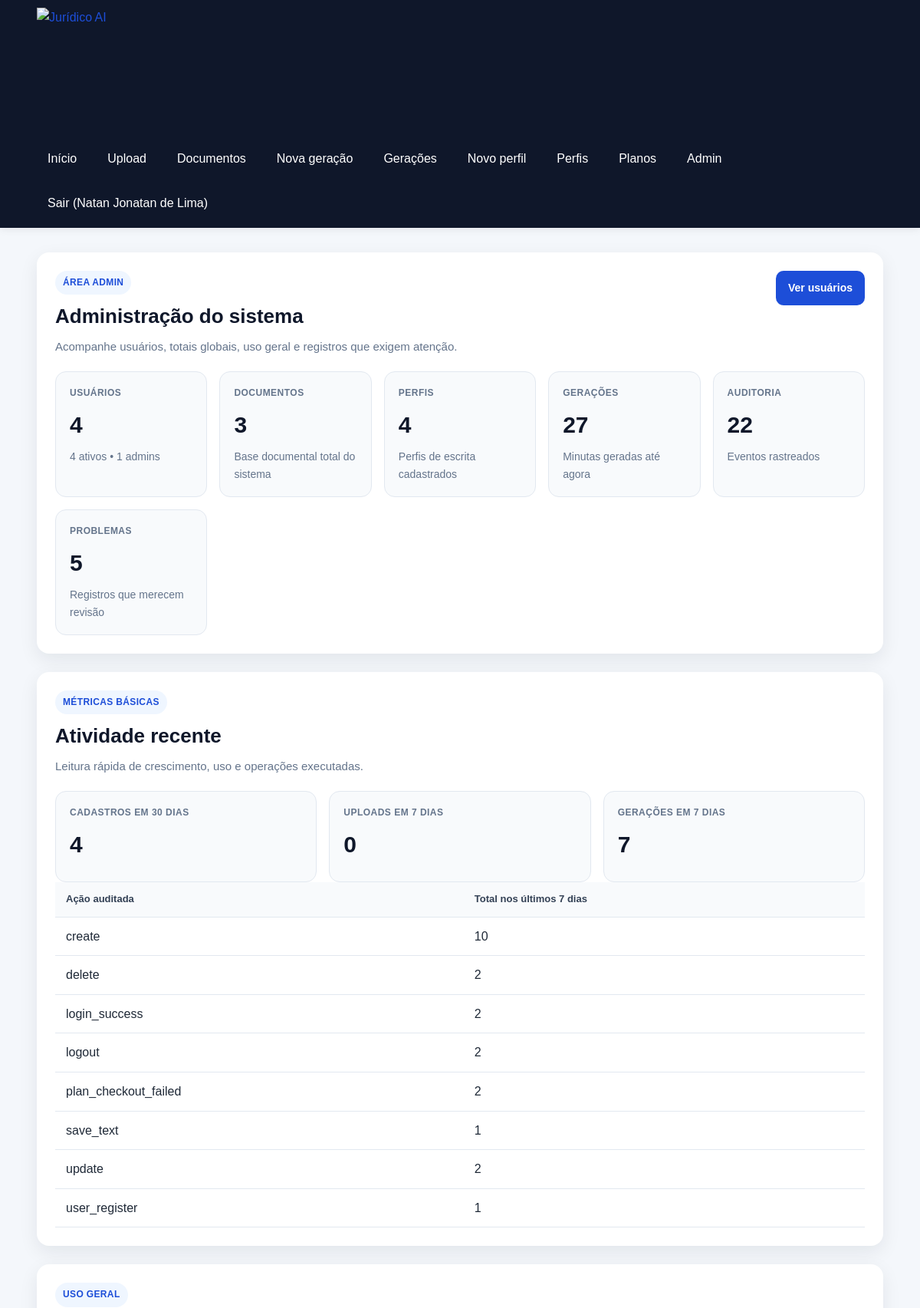
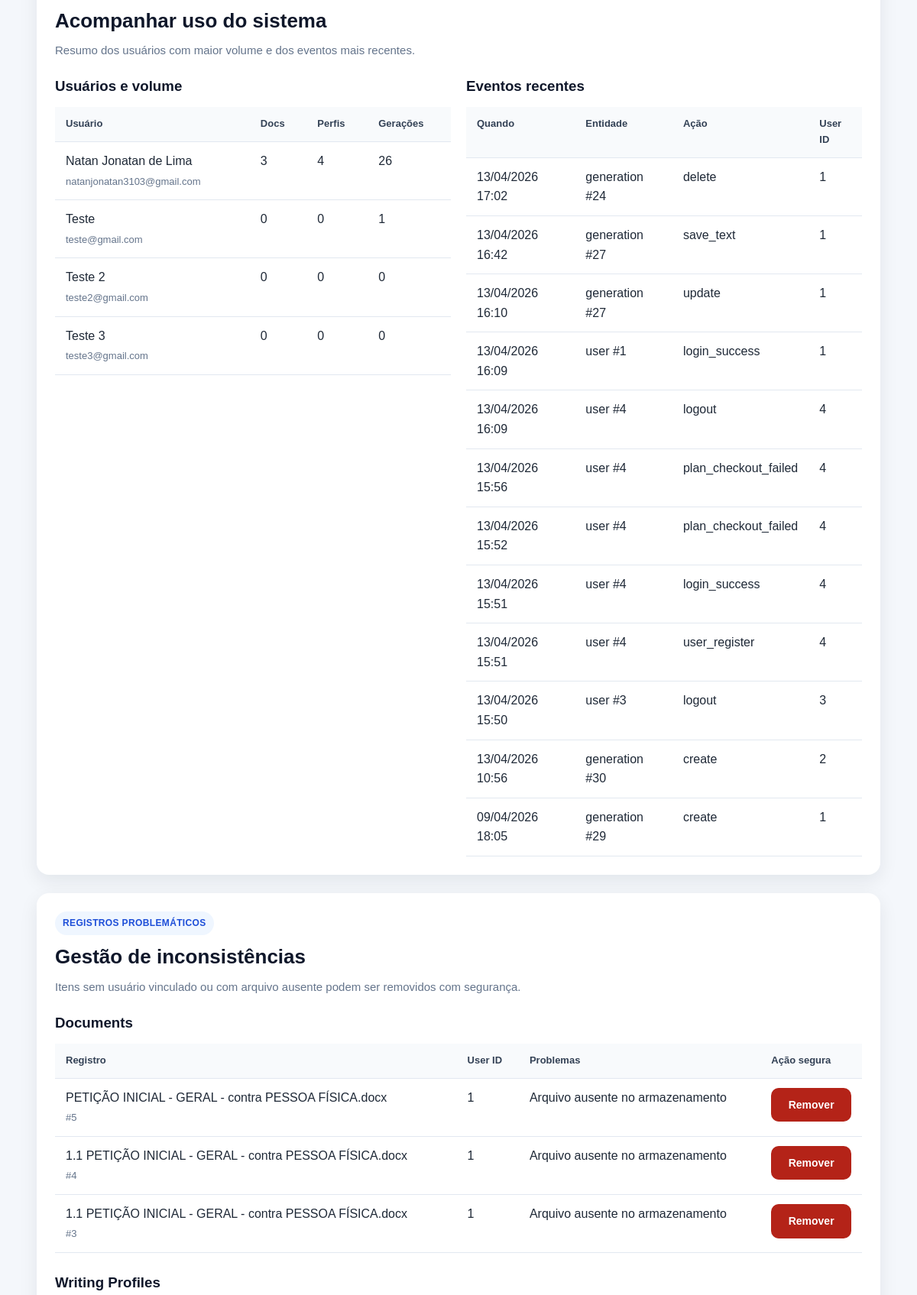
The page /admin (signed in, upper part) on the database its author committed (2 pictures, top to bottom).
### app/models/user.py (models this page shows, shortened)
class User(Base):
    __tablename__ = "users"
    id = Column(Integer, primary_key=True, index=True)
    full_name = Column(String(150), nullable=False)
    email = Column(String(255), nullable=False, unique=True, index=True)
    password_hash = Column(String(255), nullable=False)
    is_active = Column(Boolean, default=True, nullable=False)
    is_admin = Column(Boolean, default=False, nullable=False)
    plan_slug = Column(String(50), default="free", nullable=False, index=True)
    created_at = Column(DateTime, default=agora_brasil, nullable=False, index=True)
    updated_at = Column(DateTime, default=agora_brasil, onupdate=agora_brasil, nullable=False)

### app/models/audit_log.py (models this page shows, shortened)
class AuditLog(Base):
    __tablename__ = "audit_logs"
    id = Column(Integer, primary_key=True, index=True)
    user_id = Column(Integer, ForeignKey("users.id", ondelete="CASCADE"), nullable=True, index=True)
    entity_type = Column(String(50), nullable=False, index=True)
    entity_id = Column(Integer, nullable=False, index=True)
    action = Column(String(50), nullable=False, index=True)
    entity_version = Column(Integer, nullable=False, default=1)
    payload = Column(Text, nullable=False)
    created_at = Column(DateTime, default=agora_brasil, nullable=False, index=True)

### app/models/document.py (models this page shows, shortened)
class Document(Base):
    __tablename__ = "documents"
    id = Column(Integer, primary_key=True, index=True)
    original_filename = Column(String(255), nullable=False, index=True)
    saved_filename = Column(String(255), nullable=False)
    file_path = Column(String(500), nullable=False)
    file_type = Column(String(20), nullable=False, index=True)
    extracted_text = Column(Text, nullable=False)
    user_id = Column(Integer, ForeignKey("users.id", ondelete="CASCADE"), nullable=True, index=True)
    tags = Column(Text, nullable=True)
    is_favorite = Column(Boolean, default=False, nullable=False)
    status = Column(String(100), nullable=True)
    version = Column(Integer, default=1, nullable=False)
    created_at = Column(DateTime, default=agora_brasil, nullable=False)
    updated_at = Column(DateTime, default=agora_brasil, onupdate=agora_brasil, nullable=False)
    deleted_at = Column(DateTime, nullable=True, index=True)
    generations = relationship(
        "Generation",
        secondary=generation_documents,
        back_populates="documents",
        passive_deletes=True,
    )
    user = relationship("User", passive_deletes=True)

### app/routers/admin.py (the view)
@router.get("")
def admin_dashboard(
    request: Request,
    db: Session = Depends(get_db),
    admin: User = Depends(get_admin_user),
):
    totais = obter_totais_sistema(db)
    metricas = obter_metricas_basicas_admin(db)
    uso_geral = obter_uso_geral_sistema(db)
    problematicos = listar_registros_problematicos(db)
    totais_problematicos = sum(len(itens) for itens in problematicos.values())
    return templates.TemplateResponse(
        "admin_dashboard.html",
        {
            "request": request,
            "title": "Administração do sistema",
            "admin": admin,
            "totais": totais,
            "metricas": metricas,
            "uso_geral": uso_geral,
            "problematicos": problematicos,
            "totais_problematicos": totais_problematicos,
            "sucesso": request.query_params.get("sucesso"),
            "erro": request.query_params.get("erro"),
        },
    )

### app/templates/admin_dashboard.html (shortened to what this page needs)
{% extends "base.html" %}
{% block content %}
<section class="card">
    <div class="cabecalho-pagina">
        <div>
            <span class="etiqueta-secao">Área admin</span>
            <h2>Administração do sistema</h2>
            <p class="texto-suave">
                Acompanhe usuários, totais globais, uso geral e registros que exigem atenção.
            </p>
        </div>
        <div class="acoes-topo">
            <a class="botao" href="/admin/users">Ver usuários</a>
        </div>
    </div>
    <div class="admin-grid-resumo">
        <article class="admin-card-resumo">
            <span class="admin-card-label">Usuários</span>
            <strong>{{ totais.usuarios }}</strong>
            <p>{{ totais.usuarios_ativos }} ativos • {{ totais.admins }} admins</p>
        </article>
        <article class="admin-card-resumo">
            <span class="admin-card-label">Documentos</span>
            <strong>{{ totais.documentos }}</strong>
            <p>Base documental total do sistema</p>
        </article>
        <article class="admin-card-resumo">
            <span class="admin-card-label">Perfis</span>
            <strong>{{ totais.perfis }}</strong>
            <p>Perfis de escrita cadastrados</p>
        </article>
        <article class="admin-card-resumo">
            <span class="admin-card-label">Gerações</span>
            <strong>{{ totais.geracoes }}</strong>
            <p>Minutas geradas até agora</p>
        </article>
        <article class="admin-card-resumo">
            <span class="admin-card-label">Auditoria</span>
            <strong>{{ totais.auditorias }}</strong>
            <p>Eventos rastreados</p>
        </article>
        <article class="admin-card-resumo">
            <span class="admin-card-label">Problemas</span>
            <strong>{{ totais_problematicos }}</strong>
            <p>Registros que merecem revisão</p>
        </article>
    </div>
</section>
<section class="card">
    <div class="cabecalho-pagina">
        <div>
            <span class="etiqueta-secao">Métricas básicas</span>
            <h2>Atividade recente</h2>
            <p class="texto-suave">Leitura rápida de crescimento, uso e operações executadas.</p>
        </div>
    </div>
    <div class="admin-grid-resumo">
        <article class="admin-card-resumo">
            <span class="admin-card-label">Cadastros em 30 dias</span>
            <strong>{{ metricas.cadastros_30_dias }}</strong>
        </article>
        <article class="admin-card-resumo">
            <span class="admin-card-label">Uploads em 7 dias</span>
            <strong>{{ metricas.uploads_7_dias }}</strong>
        </article>
        <article class="admin-card-resumo">
            <span class="admin-card-label">Gerações em 7 dias</span>
            <strong>{{ metricas.geracoes_7_dias }}</strong>
        </article>
    </div>
    <div class="admin-table-wrapper">
        <table class="tabela-admin">
            <thead>
                <tr>
                    <th>Ação auditada</th>
                    <th>Total nos últimos 7 dias</th>
                </tr>
            </thead>
            <tbody>
                {% if metricas.acoes_auditoria_7_dias %}
                    {% for item in metricas.acoes_auditoria_7_dias %}
                        <tr>
                            <td>{{ item.acao }}</td>
                            <td>{{ item.total }}</td>
                        </tr>
                    {% endfor %}
                {% else %}
                    <tr>
                        <td colspan="2">Nenhuma atividade auditada recente.</td>
                    </tr>
                {% endif %}
            </tbody>
        </table>
    </div>
</section>
<section class="card">
    <div class="cabecalho-pagina">
        <div>
            <span class="etiqueta-secao">Uso geral</span>
            <h2>Acompanhar uso do sistema</h2>
            <p class="texto-suave">Resumo dos usuários com maior volume e dos eventos mais recentes.</p>
        </div>
    </div>
    <div class="admin-grid-duplo">
        <div>
            <h3 class="admin-subtitulo">Usuários e volume</h3>
            <div class="admin-table-wrapper">
                <table class="tabela-admin">
                    <thead>
                        <tr>
                            <th>Usuário</th>
                            <th>Docs</th>
                            <th>Perfis</th>
                            <th>Gerações</th>
                        </tr>
                    </thead>
                    <tbody>
                        {% for usuario in uso_geral.usuarios %}
                            <tr>
                                <td>{{ usuario.full_name }}<br><span class="texto-pequeno">{{ usuario.email }}</span></td>
                                <td>{{ usuario.documentos }}</td>
                                <td>{{ usuario.perfis }}</td>
                                <td>{{ usuario.geracoes }}</td>
                            </tr>
                        {% endfor %}
                    </tbody>
                </table>
            </div>
        </div>
        <div>
            <h3 class="admin-subtitulo">Eventos recentes</h3>
            <div class="admin-table-wrapper">
                <table class="tabela-admin">
                    <thead>
                        <tr>
                            <th>Quando</th>
                            <th>Entidade</th>
                            <th>Ação</th>
                            <th>User ID</th>
                        </tr>
                    </thead>
                    <tbody>
                        {% if uso_geral.eventos_recentes %}
                            {% for evento in uso_geral.eventos_recentes %}
                                <tr>
                                    <td>{{ evento.created_at.strftime("%d/%m/%Y %H:%M") if evento.created_at else "-" }}</td>
                                    <td>{{ evento.entity_type }} #{{ evento.entity_id }}</td>
                                    <td>{{ evento.action }}</td>
                                    <td>{{ evento.user_id or "-" }}</td>
                                </tr>
                            {% endfor %}
                        {% else %}
                            <tr>
                                <td colspan="4">Nenhum evento recente.</td>
                            </tr>
                        {% endif %}
                    </tbody>
                </table>
            </div>
        </div>
    </div>
</section>
<section class="card">
    <div class="cabecalho-pagina">
        <div>
            <span class="etiqueta-secao">Registros problemáticos</span>
            <h2>Gestão de inconsistências</h2>
            <p class="texto-suave">Itens sem usuário vinculado ou com arquivo ausente podem ser removidos com segurança.</p>
        </div>
    </div>
    {% for chave, itens in problematicos.items() %}
        <div class="admin-problemas-bloco">
            <h3 class="admin-subtitulo">{{ chave.replace("_", " ").title() }}</h3>
            <div class="admin-table-wrapper">
                <table class="tabela-admin">
                    <thead>
                        <tr>
                            <th>Registro</th>
                            <th>User ID</th>
                            <th>Problemas</th>
                            <th>Ação segura</th>
                        </tr>
                    </thead>
                    <tbody>
                        {% if itens %}
                            {% for item in itens %}
                                <tr>
                                    <td>{{ item.label }}<br><span class="texto-pequeno">#{{ item.id }}</span></td>
                                    <td>{{ item.user_id or "-" }}</td>
                                    <td>{{ item.problemas | join(", ") }}</td>
                                    <td>
                                        <form method="post" action="/admin/problem-records/{{ item.entity_type }}/{{ item.id }}/delete" data-confirm-action data-confirm-title="Remover registro problemático" data-confirm-message="Essa ação removerá definitivamente o registro inconsistente. Deseja continuar?">
                                            <button type="submit" class="botao-perigo">Remover</button>
                                        </form>
                                    </td>
                                </tr>
                            {% endfor %}
                        {% else %}
                            <tr>
                                <td colspan="4">Nenhum problema encontrado nessa categoria.</td>
                            </tr>
                        {% endif %}
                    </tbody>
                </table>
            </div>
        </div>
    {% endfor %}
</section>
{% endblock %}

### app/templates/base.html (shortened to what this page needs)
<!DOCTYPE html>
<html lang="pt-BR">
<head>
    <link rel="stylesheet" href="{{ url_for('static', path='css/style.css') }}?v=7.8">
</head>
<body>
    <header class="topo">
        <div class="container topo-conteudo">
            <a href="/" class="marca-link" aria-label="Ir para a página inicial do Jurídico AI">
                <img
                    src="{{ url_for('static', path='img/logo-juridico-ai-sem-fundo.png') }}"
                    alt="Jurídico AI"
                    class="logo-juridico"
                >
            </a>
            <nav class="menu">
                <a href="/">Início</a>
                <a href="/documents/upload">Upload</a>
                <a href="/documents">Documentos</a>
                <a href="/generations/create">Nova geração</a>
                <a href="/generations">Gerações</a>
                <a href="/writing-profiles/create">Novo perfil</a>
                <a href="/writing-profiles">Perfis</a>
                <a href="/plans">Planos</a>
                {% if request.session.get("is_admin") %}
                <a href="/admin">Admin</a>
                {% endif %}
                {% if request.session.get("user_id") %}
                <form method="post" action="/auth/logout" class="menu-logout-form">
                    <button type="submit" class="menu-logout-button">
                        Sair{% if request.session.get("user_name") %} ({{ request.session.get("user_name") }}){% endif %}
                    </button>
                </form>
                {% endif %}
            </nav>
        </div>
    </header>
    <main class="container pagina-conteudo">
        {% block content %}{% endblock %}
    </main>
</body>
</html>

### rows shown on the page
User: session.get "Natan Jonatan de Lima", full_name "Natan Jonatan de Lima", email "natanjonatan3103@gmail.com", documentos "3", perfis "4", geracoes "26"
AuditLog: acao "delete", total "2", created_at "13/04/2026 17:02", entity_type "generation", entity_id "24", action "delete", user "1"
AuditLog: acao "save_text", total "1", created_at "13/04/2026 16:42", entity_type "generation", entity_id "27", action "save_text", user "1"
AuditLog: acao "user_register", total "1", created_at "13/04/2026 15:51", entity_type "user", entity_id "4", action "user_register", user "4"
User: full_name "Teste", email "teste@gmail.com", documentos "0", perfis "0", geracoes "1"
User: full_name "Teste 2", email "teste2@gmail.com", documentos "0", perfis "0", geracoes "0"
User: full_name "Teste 3", email "teste3@gmail.com", documentos "0", perfis "0", geracoes "0"
AuditLog: created_at "13/04/2026 16:10", entity_type "generation", entity_id "27", action "update", user "1"
AuditLog: created_at "13/04/2026 16:09", entity_type "user", entity_id "1", action "login_success", user "1"
AuditLog: created_at "13/04/2026 16:09", entity_type "user", entity_id "4", action "logout", user "4"
AuditLog: created_at "13/04/2026 15:56", entity_type "user", entity_id "4", action "plan_checkout_failed", user "4"
AuditLog: created_at "13/04/2026 15:52", entity_type "user", entity_id "4", action "plan_checkout_failed", user "4"
AuditLog: created_at "13/04/2026 15:51", entity_type "user", entity_id "4", action "login_success", user "4"
AuditLog: created_at "13/04/2026 15:50", entity_type "user", entity_id "3", action "logout", user "3"
AuditLog: created_at "13/04/2026 10:56", entity_type "generation", entity_id "30", action "create", user "2"
AuditLog: created_at "09/04/2026 18:05", entity_type "generation", entity_id "29", action "create", user "1"
Document: label "PETIÇÃO INICIAL - GERAL - contra PESSOA FÍSICA.docx", id "5", user_id "1", problemas "Arquivo ausente no armazenamento"
Document: label "1.1 PETIÇÃO INICIAL - GERAL - contra PESSOA FÍSICA.docx", id "4", user_id "1", problemas "Arquivo ausente no armazenamento"
Document: label "1.1 PETIÇÃO INICIAL - GERAL - contra PESSOA FÍSICA.docx", id "3", user_id "1", problemas "Arquivo ausente no armazenamento"

### other values the page prints
{{ totais.usuarios }} "4"
{{ totais.usuarios_ativos }} "4"
{{ totais.admins }} "1"
{{ totais.documentos }} "3"
{{ totais.perfis }} "4"
{{ totais.geracoes }} "27"
{{ totais.auditorias }} "22"
{{ totais_problematicos }} "5"
{{ metricas.cadastros_30_dias }} "4"
{{ metricas.uploads_7_dias }} "0"
{{ metricas.geracoes_7_dias }} "7"
{{ item.acao }} "create" "login_success" "logout" "plan_checkout_failed" "update"
{{ item.total }} "10" "2" "2" "2" "2"
{{ chave.replace("_", " ").title() }} "Documents" "Writing Profiles"
